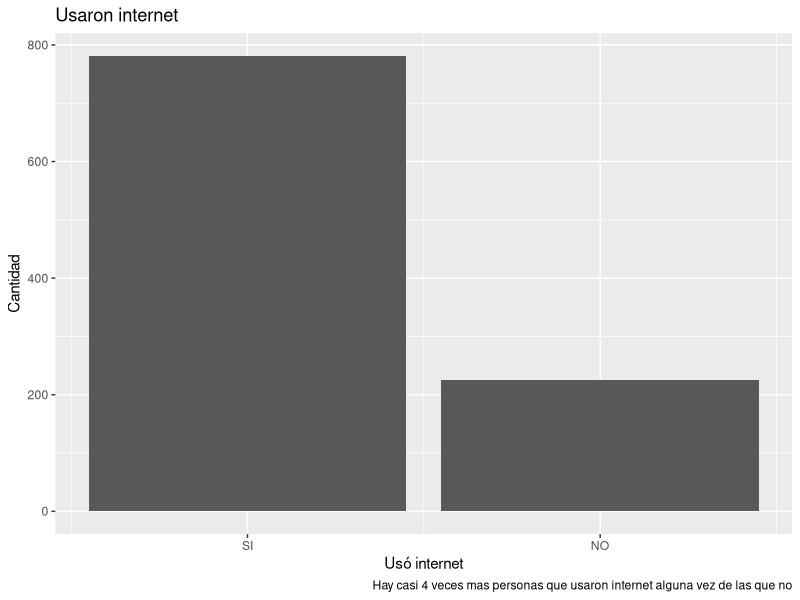
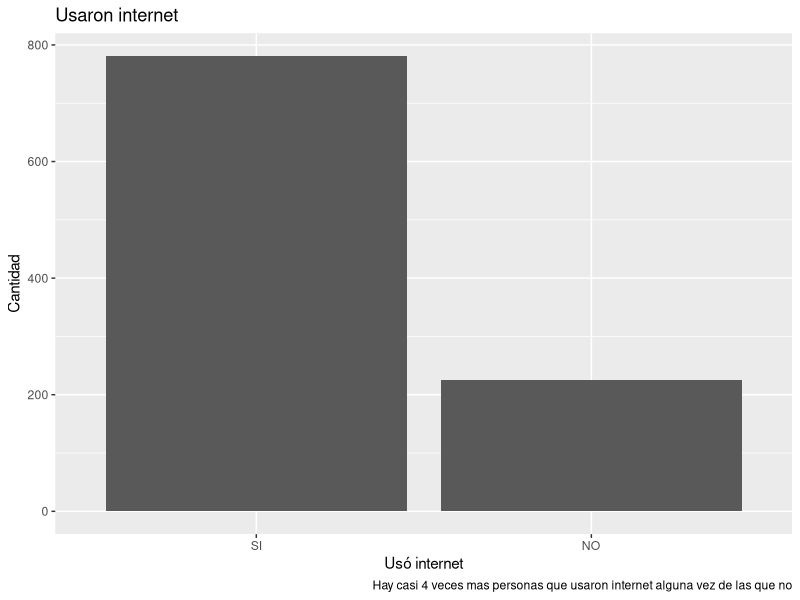
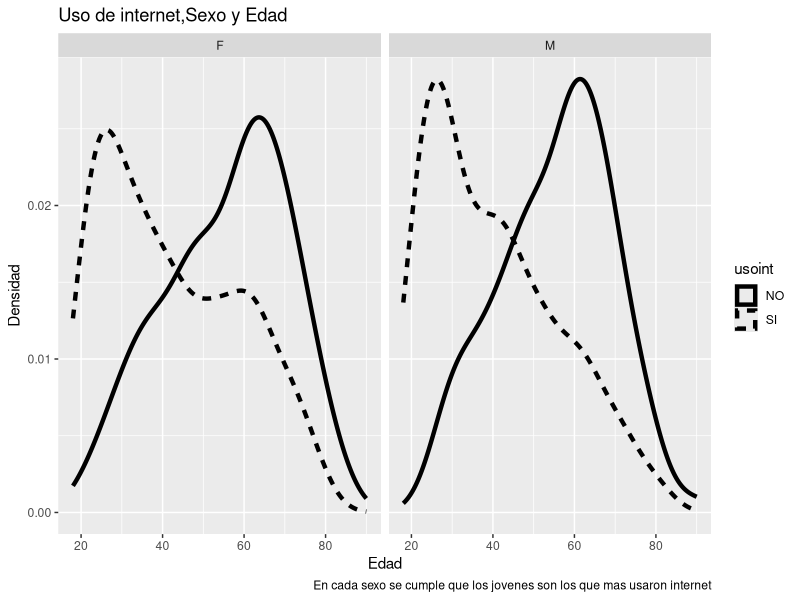
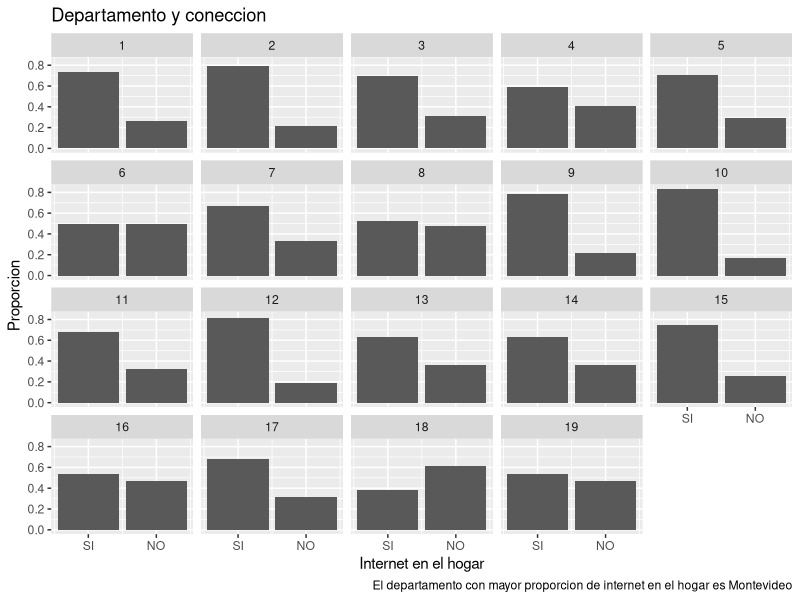

Reproduce these figures in R, in order.
## ---- chunk 1
knitr::opts_chunk$set(echo = TRUE, fig.pos = 'hbpt', out.extra = '', message = FALSE, warning = FALSE)
## ---- chunk 2
library(tidyverse)
library(readr)
library(here)
## ---- chunk 3
here("revisiones")
datadigital<-read_delim(file = "basededatosobsciucap2013.csv", delim = ";",
                          escape_double = FALSE, 
                          locale = locale(encoding = "IBM437"), trim_ws = TRUE)

## ---- chunk 4
digital_red<-datadigital %>% select(P1V15Departamento:P24V40)
## ---- chunk 5
digital_red%>%mutate(P11V25Utilizóvezinternet, recode(P11V25Utilizóvezinternet,'1'="SI",'2'="NO"))%>%ggplot(aes(x=P11V25Utilizóvezinternet)) + geom_bar() + scale_x_continuous(breaks=c(1,2),labels = c("SI","NO")) + labs(title = "Usaron internet", x="Usó internet", y="Cantidad",caption = "Hay casi 4 veces mas personas que usaron internet alguna vez de las que no")
## ---- chunk 6
digital_red<-digital_red %>% rename("usoint"=P11V25Utilizóvezinternet)
## ---- chunk 7
digital_red<-digital_red %>% mutate(as.factor(usoint))
## ---- chunk 8
digital_red<-digital_red %>% mutate(usoint=recode(usoint, '1'="SI",'2'="NO",'99'="NA"))
## ---- chunk 9
ggplot(digital_red,aes(x=fct_infreq(usoint))) + geom_bar() + labs(title = "Usaron internet", x="Usó internet", y="Cantidad",caption = "Hay casi 4 veces mas personas que usaron internet alguna vez de las que no")
## ---- chunk 10
digital_red %>% group_by(usoint) %>% summarise(n=n()) %>% mutate(prop=n/sum(n)*100)
## ---- chunk 11
digital_red%>%filter(usoint=="SI")%>% group_by(P1V15Departamento)%>%summarise(n=n())%>%mutate(prop=n/sum(n,na.rm = TRUE))%>%filter(P1V15Departamento==10)
## ---- chunk 12
digital_red%>% mutate(Sexo=recode(Sexo, '1'="M",'2'="F"))%>%ggplot(aes(x=P5V20Edad,linetype=usoint)) + geom_density(size=1.5) + facet_wrap(~Sexo) + labs(title="Uso de internet,Sexo y Edad",x="Edad",y="Densidad",caption="En cada sexo se cumple que los jovenes son los que mas usaron internet")
## ---- chunk 13
digital_red%>%filter(usoint=="NO")%>%group_by(Sexo)%>%summarise(prom=mean(P5V20Edad))
## ---- chunk 14
library(xtable)
options(xtable.comment = FALSE)
tbl<- tibble(Código = 1:19, Departamento = c("Artigas", "Canelones","Cerro Largo",
"Colonia","Durazno","Flores", "Florida", "Lavalleja","Maldonado","Montevideo","Paysandú","Río Negro",
"Rivera","Rocha","Salto","San José","Soriano","Tacuarembó","Treinta y Tres"))
tbl %>% xtable() %>% print(include.rownames = FALSE)
## ---- chunk 15
digital_red%>%group_by(P1V15Departamento,P8V22Hogarconexiónainternet)%>%summarise(n=n())%>%mutate(prop=n/sum(n)) %>%ggplot(aes(x=P8V22Hogarconexiónainternet,y=prop)) + geom_bar(stat="Identity")+facet_wrap(~P1V15Departamento) + scale_x_continuous(breaks=c(1,2),labels = c("SI","NO")) + labs(title = "Departamento y coneccion", x="Internet en el hogar",y="Proporcion",caption="El departamento con mayor proporcion de internet en el hogar es Montevideo")
## ---- chunk 16
digital_red%>%filter(P22V38Trabajar==1|P22V38Trabajar==2)%>%filter(usoint=="SI")%>%group_by(P22V38Trabajar) %>% summarise(n=n())%>%mutate(prop=n/sum(n)*100)
## ---- chunk 17
 pedidos<-function(cprod,cdisp){
   if(is.numeric(cprod)&is.numeric(cdisp)){
     i=1
     suma=0
     while(i<=length(cprod)){
       if(cdisp[i]>=cprod[i]){i=i+1
       suma=suma+1} else{print(0)
         i=length(cprod)+1}
     }
   }else{print("Argumento no numerico")}
 if(suma==length(cprod)){print(1)}else{print(0)}
   }
